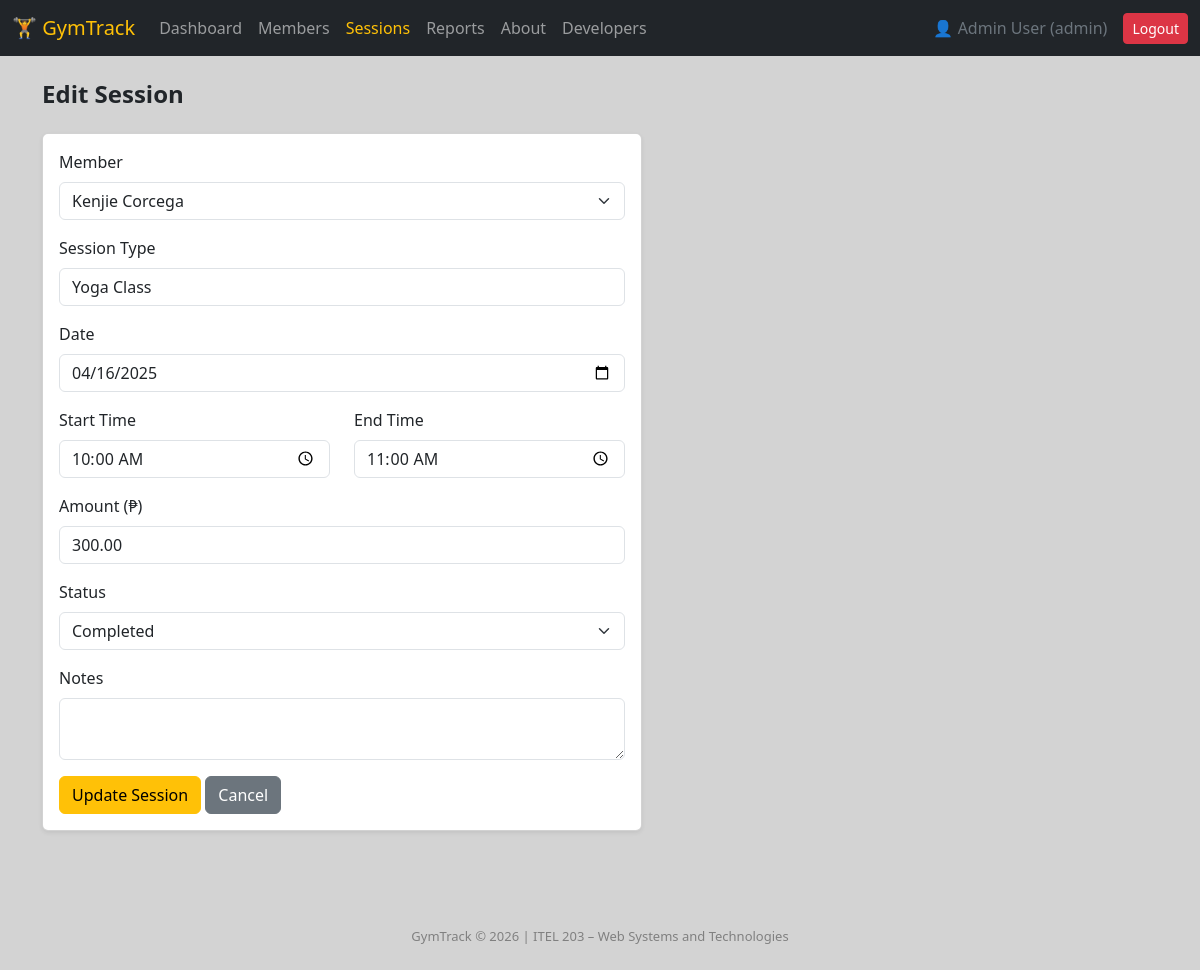
The app's page /session_edit.php?id=2 (signed in) with its own data.
### tables this page shows
CREATE TABLE sessions (
    id INT AUTO_INCREMENT PRIMARY KEY,
    member_id INT NOT NULL,
    user_id INT NOT NULL,
    session_type VARCHAR(100) NOT NULL,
    session_date DATE NOT NULL,
    start_time TIME NOT NULL,
    end_time TIME NOT NULL,
    amount DECIMAL(10,2) DEFAULT 0.00,
    status ENUM('Scheduled', 'Completed', 'Cancelled') DEFAULT 'Scheduled',
    notes TEXT,
    created_at TIMESTAMP DEFAULT CURRENT_TIMESTAMP,
    FOREIGN KEY (member_id) REFERENCES members(id) ON DELETE CASCADE,
    FOREIGN KEY (user_id) REFERENCES users(id)
);

CREATE TABLE members (
    id INT AUTO_INCREMENT PRIMARY KEY,
    full_name VARCHAR(150) NOT NULL,
    email VARCHAR(100),
    phone VARCHAR(20),
    address TEXT,
    membership_type ENUM('Basic', 'Standard', 'Premium') DEFAULT 'Basic',
    status ENUM('Active', 'Inactive', 'Suspended') DEFAULT 'Active',
    created_at TIMESTAMP DEFAULT CURRENT_TIMESTAMP
);

### classes/Database.php (called while the page is built, shortened)
<?php
class Database {
    private $connection;
    public function __construct(){
        $this->connection = mysqli_connect("sql100.infinityfree.com", "if0_41715287", "pSDF3Um3lTc", "if0_41715287_db_gymtrack");
    }
    public function getConnection(){
        return $this->connection;
    }
}
?>

### init.php (called while the page is built, shortened)
<?php
require_once 'classes/Database.php';
require_once 'classes/Member.php';
require_once 'classes/GymSession.php';
$database = new Database();
$memberObj  = new Member($database);
$sessionObj = new GymSession($database);
?>

### classes/Member.php (called while the page is built, shortened)
<?php
class Member {
    private $conn;
    public function __construct($db){
        $this->conn = $db->getConnection();
    }
    public function getAll($search = '', $status = ''){
        $where = "WHERE 1=1";
        $query = "SELECT * FROM members $where ORDER BY created_at DESC";
        return mysqli_query($this->conn, $query);
    }
}
?>

### classes/GymSession.php (called while the page is built, shortened)
<?php
class GymSession {
    private $conn;
    public function __construct($db){
        $this->conn = $db->getConnection();
    }
    public function getById($id){
        $id = (int)$id;
        $result = mysqli_query($this->conn, "SELECT * FROM sessions WHERE id=$id");
        return mysqli_fetch_assoc($result);
    }
}
?>

### session_edit.php (the view, shortened to what this page needs)
<?php
require_once 'init.php';
$id = (int)$_GET['id'];
$session = $sessionObj->getById($id);
$allMembers = $memberObj->getAll();
?>
<?php include 'head.php'; ?>
<?php include 'navbar.php'; ?>
<div class="container py-4">
    <h4 class="fw-bold mb-4">Edit Session</h4>
    <div class="card shadow-sm" style="max-width: 600px;">
        <div class="card-body">
            <form method="POST">
                <div class="mb-3">
                    <label class="form-label">Member</label>
                    <select name="member_id" class="form-select">
                        <?php while($m = mysqli_fetch_assoc($allMembers)): ?>
                        <option value="<?= $m['id'] ?>" <?php if($session['member_id'] == $m['id']) echo 'selected'; ?>><?= $m['full_name'] ?></option>
                        <?php endwhile; ?>
                    </select>
                </div>
                <div class="mb-3">
                    <label class="form-label">Session Type</label>
                    <input type="text" name="session_type" class="form-control" value="<?= $session['session_type'] ?>" required>
                </div>
                <div class="mb-3">
                    <label class="form-label">Date</label>
                    <input type="date" name="session_date" class="form-control" value="<?= $session['session_date'] ?>">
                </div>
                <div class="row">
                    <div class="col-md-6 mb-3">
                        <label class="form-label">Start Time</label>
                        <input type="time" name="start_time" class="form-control" value="<?= $session['start_time'] ?>">
                    </div>
                    <div class="col-md-6 mb-3">
                        <label class="form-label">End Time</label>
                        <input type="time" name="end_time" class="form-control" value="<?= $session['end_time'] ?>">
                    </div>
                </div>
                <div class="mb-3">
                    <label class="form-label">Amount (₱)</label>
                    <input type="number" name="amount" class="form-control" step="0.01" value="<?= $session['amount'] ?>">
                </div>
                <div class="mb-3">
                    <label class="form-label">Status</label>
                    <select name="status" class="form-select">
                        <option value="Completed" <?php if($session['status'] == 'Completed') echo 'selected'; ?>>Completed</option>
                    </select>
                </div>
                <div class="mb-3">
                    <label class="form-label">Notes</label>
                    <textarea name="notes" class="form-control" rows="2"><?= $session['notes'] ?></textarea>
                </div>
                <button type="submit" name="update" class="btn btn-warning">Update Session</button>
                <a href="sessions.php" class="btn btn-secondary">Cancel</a>
            </form>
        </div>
    </div>
</div>
<?php include 'footer.php'; ?>

### head.php (style rules this page uses)
body { background-color: lightgray; }

### records on screen
sessions: member_id "Kenjie Corcega", session_type "Yoga Class", session_date "04/16/2025", start_time "10:00:00", end_time "11:00:00", amount "300.00", status "Completed"

### other values on screen
$_SESSION['user_name'] "Admin User"
$_SESSION['user_role'] "admin"
